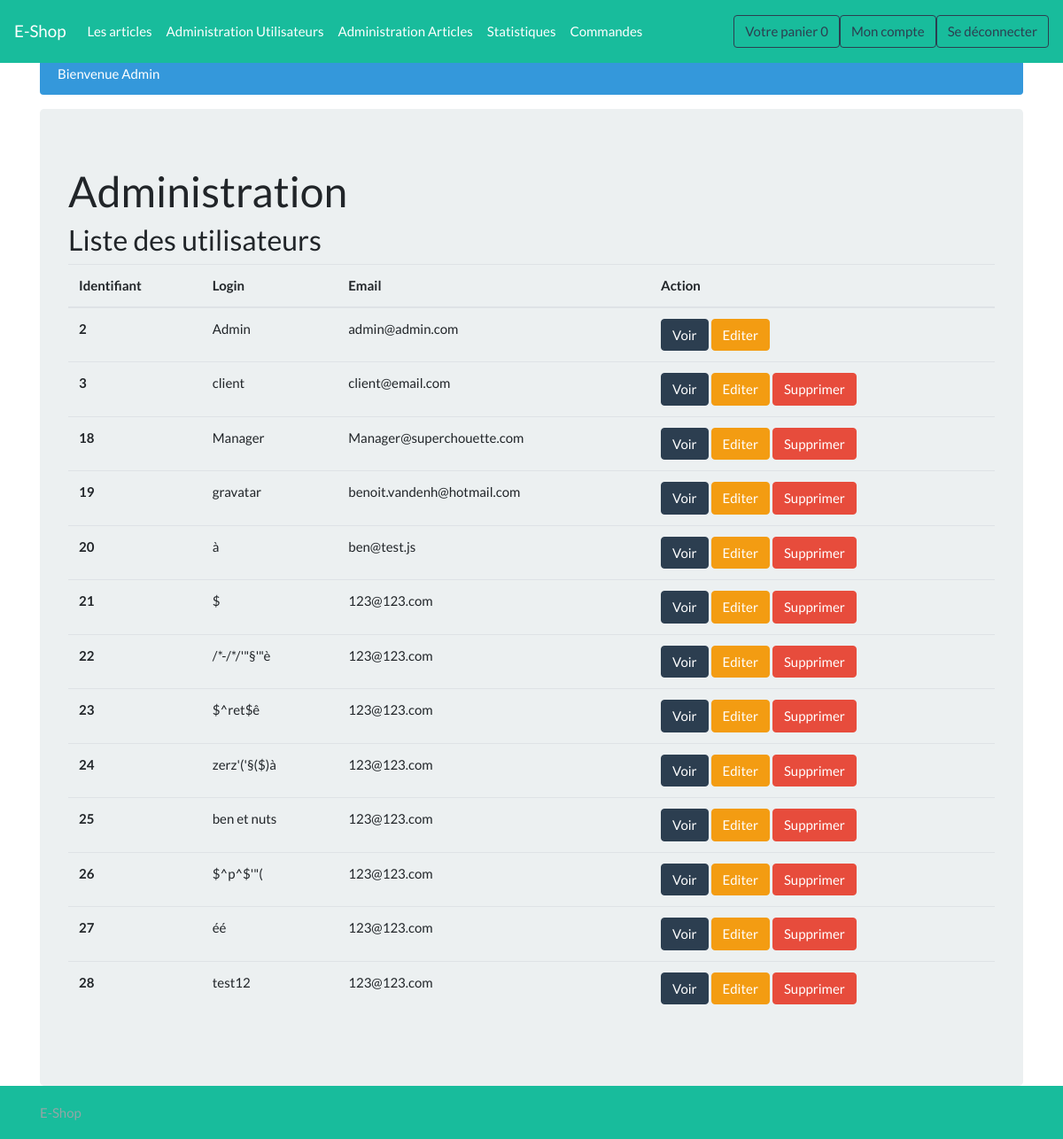
The app's page /admin_user (signed in), older data.
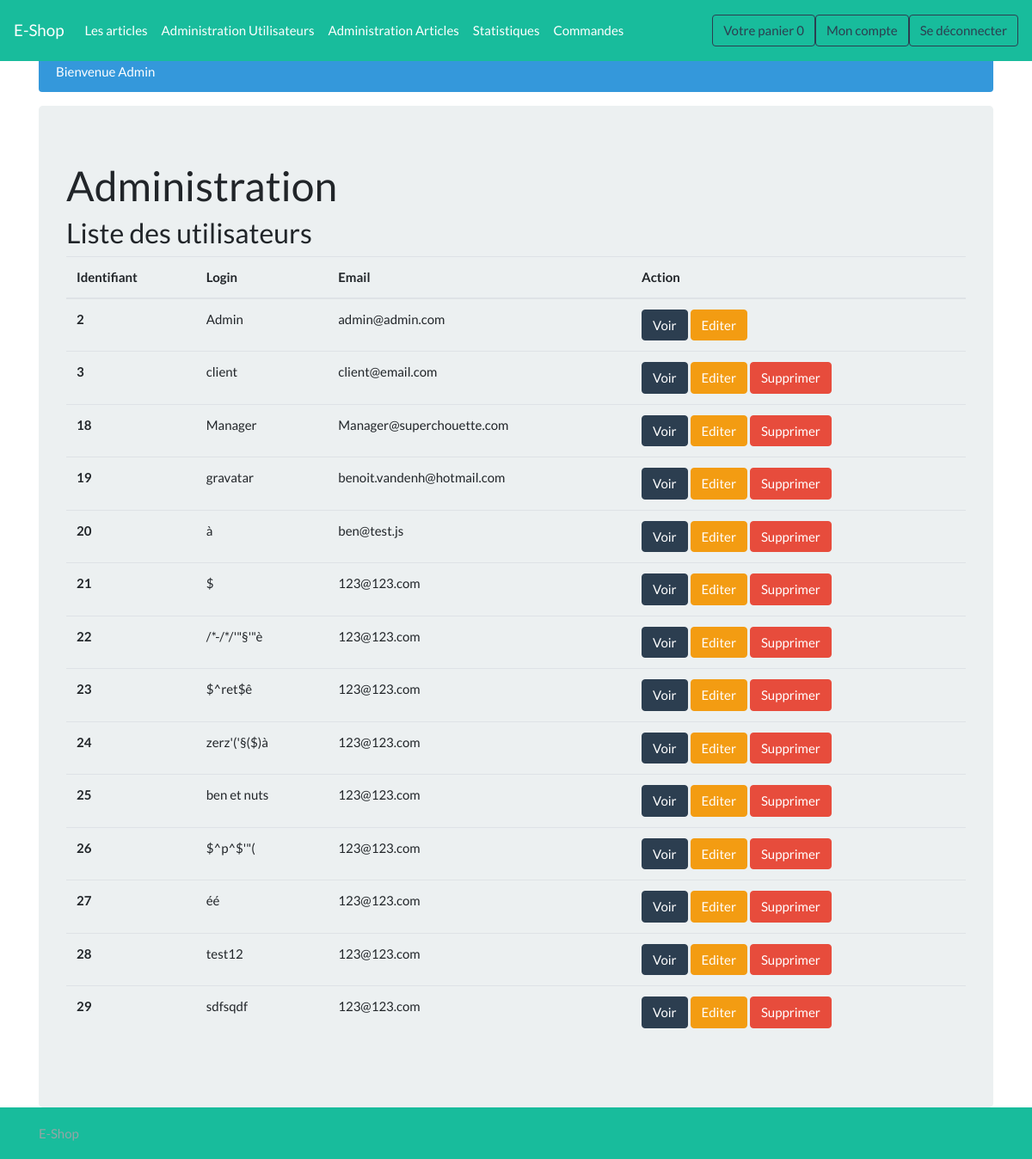
The same page, newer data.
### tables this page shows
CREATE TABLE `utilisateur` (
  `id` int(11) NOT NULL AUTO_INCREMENT,
  `login` varchar(255) NOT NULL,
  `mdp` varchar(255) NOT NULL,
  `email` varchar(255) NOT NULL,
  `rue` varchar(255) DEFAULT NULL,
  `numero` varchar(10) DEFAULT NULL,
  `cp` varchar(20) DEFAULT NULL,
  `localite` varchar(255) DEFAULT NULL,
  `pays` varchar(255) DEFAULT NULL,
  `nom` varchar(255) DEFAULT NULL,
  `prenom` varchar(255) DEFAULT NULL,
  `roleID` int(11) NOT NULL,
  `actif` tinyint(1) DEFAULT '1',
  PRIMARY KEY (`id`),
  KEY `roleID` (`roleID`),
  CONSTRAINT `utilisateur_ibfk_1` FOREIGN KEY (`roleID`) REFERENCES `role` (`id`)
);

### controllers/admin_user.php (called while the page is built)
<?php
require 'models/users.php';
if(empty($_SESSION['id']) || checkUserRole($_SESSION['id']) != 1){
    header('location: '.ROOT_PATH);
    exit();
}
$users = getAllFromUser();
include 'views/admin_user.php';
?>

### models/db.php (called while the page is built)
<?php
function getDB() {
    try
    {
        $bdd = new PDO('mysql:host=localhost;dbname=superchouette;charset=utf8', ''.BDD_LOGIN.'', ''.BDD_PASS.'', array(PDO::ATTR_ERRMODE => PDO::ERRMODE_EXCEPTION));
        return $bdd;
    }
    catch (Exception $e)
    {
        die('Erreur : ' . $e->getMessage());
    }
}

### models/users.php (called while the page is built, shortened)
<?php
require_once 'models/db.php';
function getUserById($id) {
    $reponse = getDB()->prepare('SELECT * FROM UTILISATEUR WHERE id = :id');
    $reponse->execute([':id' => $id]);
    $user = $reponse->fetch();
    return $user;
}
function getAllFromUser(){
    $reponse = getDB()->query('SELECT * FROM UTILISATEUR WHERE actif = 1');
    $users = $reponse->fetchAll();
    return $users;
}
function checkUserRole($id){
    $reponse = getUserById($id);
    return $reponse['roleID'];
}
?>

### views/admin_user.php (the view, shortened to what this page needs)
<h3>Liste des utilisateurs</h3>
<table class="table">
  <thead>
    <tr>
      <th scope="col">Identifiant</th>
      <th scope="col">Login</th>
      <th scope="col">Email</th>
      <th scope="col">Action</th>
    </tr>
  </thead>
  <tbody>
<?php foreach($users as $user):?>
    <tr>
      <th scope="row"><?= $user['id'] ?></th>
      <td><?= $user['login'] ?></td>
      <td><?= $user['email'] ?></td>
      <td>
          <a href="<?=ROOT_PATH?>user/<?= $user['login']?>" class="btn btn-primary">Voir</a>
          <a href="<?=ROOT_PATH?>user/<?= $user['login']?>/edit" class="btn btn-warning">Editer</a>
          <?php if($_SESSION['id'] != $user['id']):?>
            <button type="button" class="btn btn-danger" data-toggle="modal" data-target="#modal<?= $user['id']?>">
              Supprimer
            </button>
          <?php endif?>
      </td>
    </tr>
<?php endforeach ?>
  </tbody>
</table>
<?php
include('includes/template.php');
?>

Row changes from the older to the newer data that the page shows:
added utilisateur: id "29", login "sdfsqdf", email "123@123.com"
